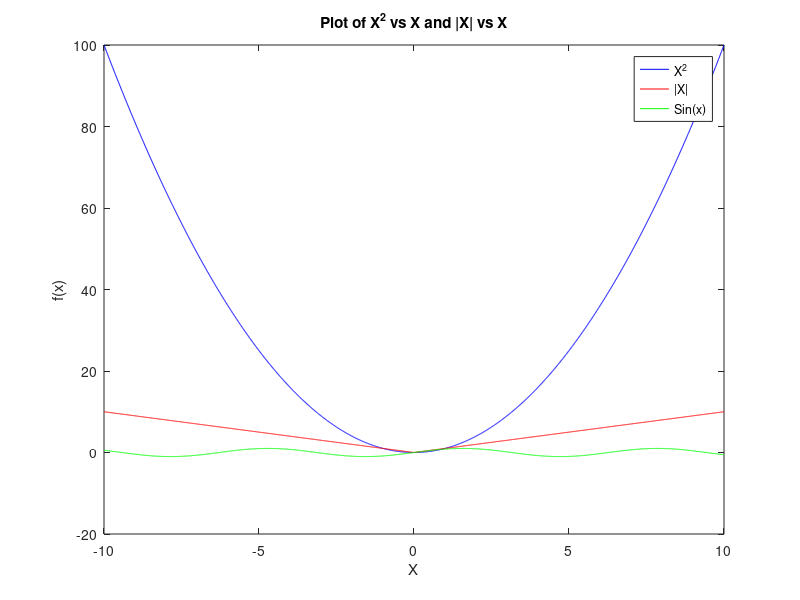

The MATLAB script that drew this image:
clear all
close all
x = [-10:0.01:10];
y = x.^2;
z = abs(x);
z1 = sin(x);
plot(x,y,'blue')
hold on
plot(x,z,'red')
hold on
plot(x,z1,'green')
xlabel('X')
ylabel('f(x)')
title('Plot of X^2 vs X and |X| vs X')
legend('X^2', '|X|', 'Sin(x)')
